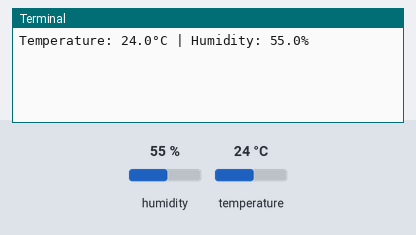
A program run on a simulated Raspberry Pi (BCM pin numbers). On the bench: the last lines printed to the terminal. Inputs (shaded band) come from the test bench; at power-on: humidity 55 %, temperature 24 °C.

Above: at 1.2 s.
1.3 s: humidity set to 22 %
At 4.3 s:
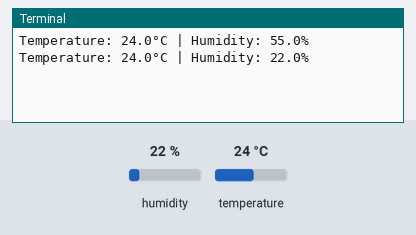
4.7 s: temperature set to 12 °C
At 6.1 s:
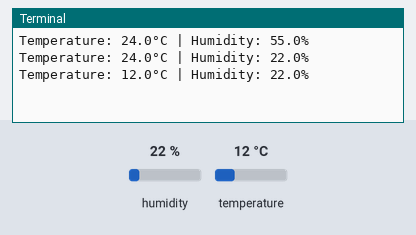
8.1 s: humidity set to 40 %
At 9.0 s:
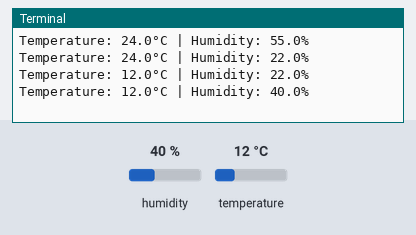
Timing chart, 0 to 11.1 s (numbered marks = the images above; inputs shaded):
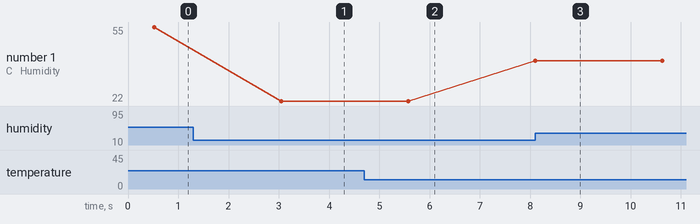

The program:

humidity_and_temp.py
```python
from time import sleep

import Adafruit_DHT

pin = 14

while True:
    humidity, temperature = Adafruit_DHT.read_retry(Adafruit_DHT.DHT11, pin)
    print(f"Temperature: {temperature}°C | Humidity: {humidity}%")
    sleep(2)
```

Measured:
- after the input at 1.3 s, the terminal: prints a new line after 1.8 s (image 1)
- after the input at 4.7 s, the terminal: prints a new line after 0.88 s (image 2)
- after the input at 8.1 s, the terminal: prints a new line at once (image 3)
- plotted number 1: 55 → 22 after the input at 1.3 s, 22 → 40 after the input at 8.1 s
